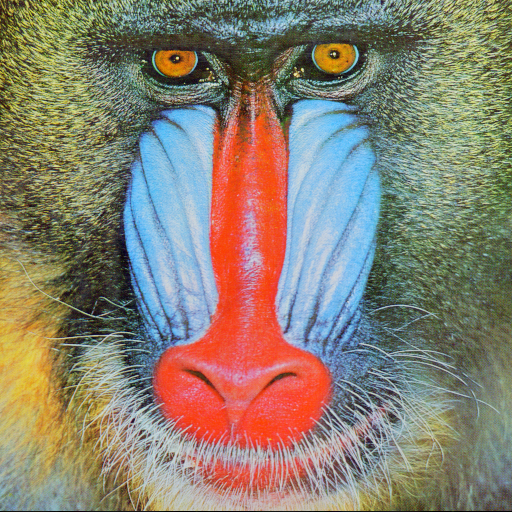
#> input picture lab02/New folder/baboon.png, 512 x 512 px, given in place of lenna.png, which was not available
$ jupyter execute 2.4.1_Gemetric_trasfroms_PIL.ipynb   (shell and % lines are left out)   (text cells are left out)
#> lines starting #> are read from the running program, lines starting #| are printed output that depends on the picture; pictures that were not available may be replaced by others from this repository, and a replacement may not be noted
[cell 1]
import matplotlib.pyplot as plt
from PIL import Image
import numpy as np

[cell 2]
def plot_image(image_1, image_2,title_1="Orignal",title_2="New Image"):
    plt.figure(figsize=(10,10))
    plt.subplot(1, 2, 1)
    plt.imshow(image_1,cmap="gray")
    plt.title(title_1)
    plt.subplot(1, 2, 2)
    plt.imshow(image_2,cmap="gray")
    plt.title(title_2)
    plt.show()

[cell 3]
image = Image.open("lenna.png")
#> image is the input picture: PIL image 512x512 RGB; mean R, G, B 137.4, 128.9, 113.1
plt.imshow(image)
plt.show()

[cell 4]
width, height = image.size
#> width = 512; height = 512
new_width = 2 * width
#> new_width = 1024
new_hight = height
#> new_hight = 512
new_image = image.resize((new_width, new_hight))
plt.imshow(new_image)
plt.show()

[cell 5]
new_width = width
#> new_width = 512
new_hight = 2 * height
#> new_hight = 1024
new_image = image.resize((new_width, new_hight))
#> new_image: PIL image 512x1024 RGB
plt.imshow(new_image)
plt.show()

[cell 6]
new_width = 2 * width
#> new_width = 1024
new_hight = 2 * height
new_image = image.resize((new_width, new_hight))
#> new_image: PIL image 1024x1024 RGB
plt.imshow(new_image)
plt.show()

[cell 7]
new_width = width // 2
#> new_width = 256
new_hight = height // 2
#> new_hight = 256

new_image = image.resize((new_width, new_hight))
#> new_image: PIL image 256x256 RGB
plt.imshow(new_image)
plt.show()

[cell 8]
theta = 45
new_image = image.rotate(theta)
#> new_image: PIL image 512x512 RGB

[cell 9]
plt.imshow(new_image)
plt.show()

[cell 10]
image = np.array(image)

[cell 11]
new_image = image + 20
#> new_image: shape (512, 512, 3)
plt.imshow(new_image)
plt.show()

[cell 12]
new_image = 10 * image
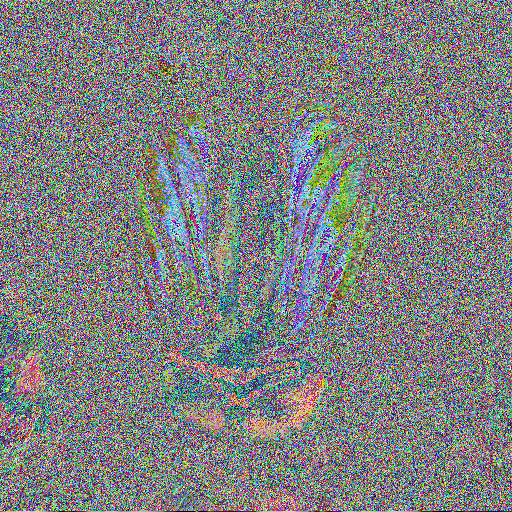
#> new_image: shape (512, 512, 3); mean R, G, B 126.6, 128.5, 129
plt.imshow(new_image)
plt.show()

[cell 13]
Noise = np.random.normal(0, 20, (height, width, 3)).astype(np.uint8)
Noise.shape
#> Out = (512, 512, 3)

[cell 14]
new_image = image + Noise
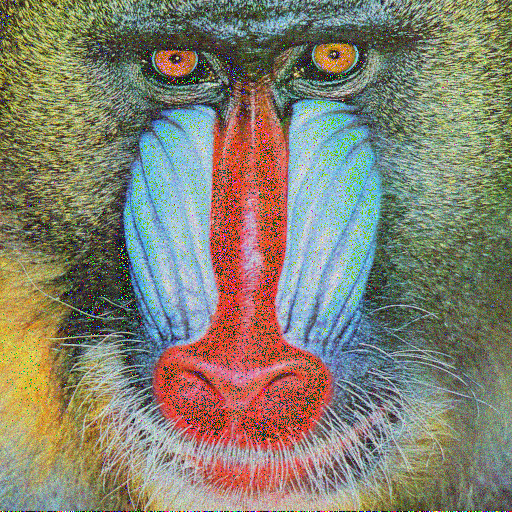
#> new_image: shape (512, 512, 3); mean R, G, B 132.4, 129.4, 112.4

plt.imshow(new_image)
plt.show()

[cell 15]
new_image = image*Noise
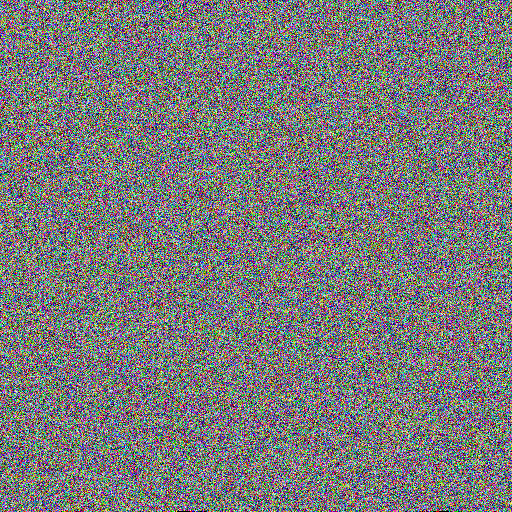
#> new_image: shape (512, 512, 3); mean R, G, B 121.6, 121.8, 121.7

plt.imshow(new_image)
plt.show()

[cell 16]
im_gray = Image.open("barbara.png")
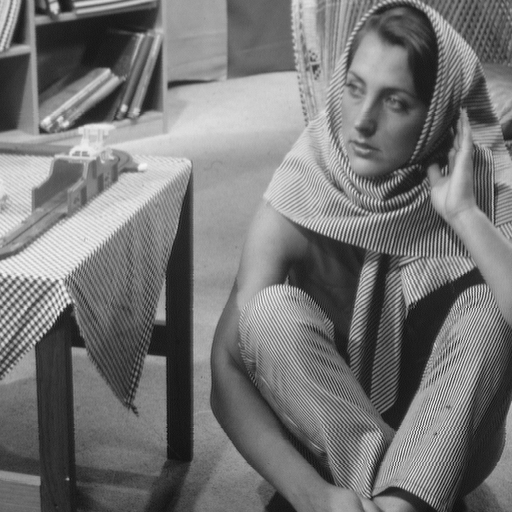
#> input picture lab02/New folder/barbara.png, 512 x 512 px
#> im_gray is the input picture: PIL image 512x512 L; min 12, max 246, mean 117.4

[cell 17]
from PIL import ImageOps

[cell 18]
im_gray = ImageOps.grayscale(im_gray)

[cell 19]
im_gray = np.array(im_gray )

[cell 20]
plt.imshow(im_gray,cmap='gray')
plt.show()

[cell 21]
U, s, V = np.linalg.svd(im_gray , full_matrices=True)
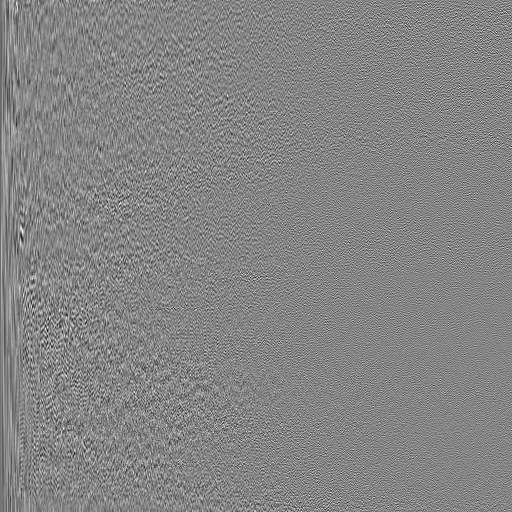
#> U: shape (512, 512) float64; min -0.25, max 0.228, mean -0.000113; drawn with min black and max white
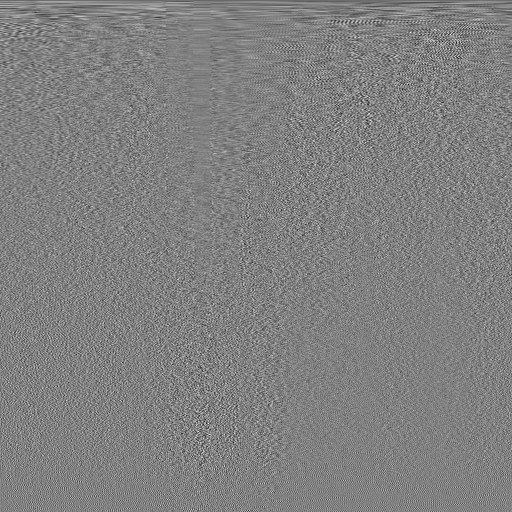
#> V: shape (512, 512) float64; min -0.286, max 0.28, mean -9.44e-05; drawn with min black and max white
#> s = 512 values, max 61863.9 at index 0, min 0.0641 at index 511, mean 535

[cell 22]
s.shape
#> Out = (512,)

[cell 23]
S = np.zeros((im_gray.shape[0], im_gray.shape[1]))
S[:image.shape[0], :image.shape[0]] = np.diag(s)

[cell 24]
plot_image(U, V, title_1="Matrix U", title_2="Matrix V")

[cell 25]
plt.imshow(S, cmap='gray')
plt.show()

[cell 26]
B = S.dot(V)
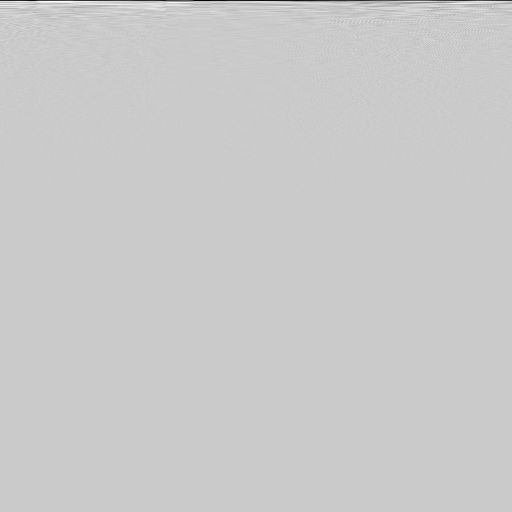
#> B: shape (512, 512) float64; min -3551.5, max 921.8, mean -5.3; drawn with min black and max white
plt.imshow(B,cmap='gray')
plt.show()

[cell 27]
A = U.dot(B)

[cell 28]
plt.imshow(A,cmap='gray')
plt.show()

[cell 29]
for n_component in [1,10,100,200, 500]:
    S_new = S[:, :n_component]
    V_new = V[:n_component, :]
    A = U.dot(S_new.dot(V_new))
    plt.imshow(A,cmap='gray')
    plt.title("Number of Components:"+str(n_component))
    plt.show()
#> this loop made 5 passes
#> pass 1, `A = U.dot(S_new.dot(V_new))`:
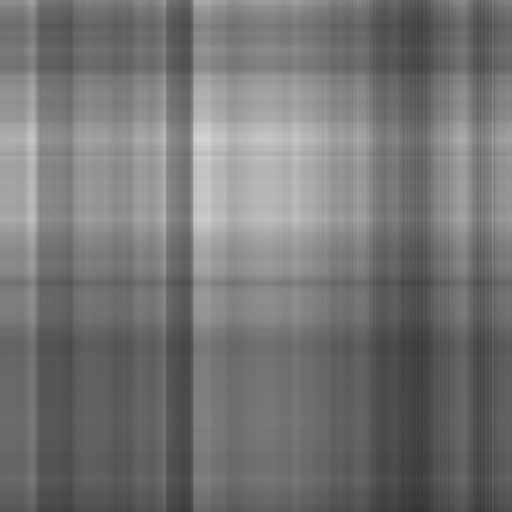
#> A: shape (512, 512) float64; min 52.64, max 212.3, mean 117.3
#> pass 3, `S_new = S[:, :n_component]`:
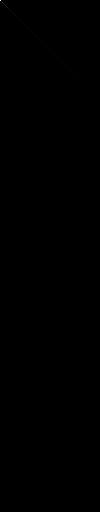
#> S_new: shape (512, 100) float64; min 0, max 61863.9, mean 4.3; drawn with min black and max white
#> after the loop:
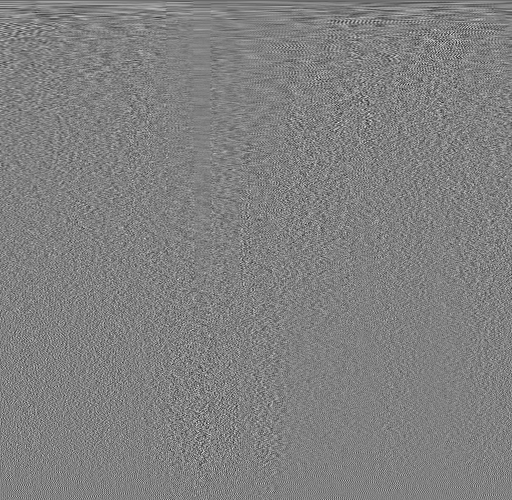
#> V_new: shape (500, 512) float64; min -0.286, max 0.28, mean -9.7e-05; drawn with min black and max white
